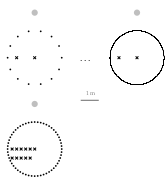

This figure's gnuplot source:
#!/usr/bin/gnuplot
#
# Figure 5.7: Experimental setup for coloration experiment.
#
# AUTHOR:   Hagen Wierstorf
# SOFTWARE: gnuplot 5.0 patchlevel 3

reset
set macros
set loadpath '../../gnuplot' 'data'

load 'latex.cfg'
load 'localization.cfg'
load 'array.cfg'
load 'noborder.cfg'

set terminal epslatex size 5cm,5.5cm color colortext @footnotesize
set output 'fig5_07.tex'

set style line 1 lc rgb 'black' pt 2 ps 0.75 lw 1

unset key
set size ratio -1

set tmargin 0
set bmargin 0

unset tics
unset xlabel
unset ylabel

set xrange [-1.55:1.55]
set yrange [-2.1:2.6]

# === start plotting =====================================================
set multiplot layout 2,2

# --- 1 ---
set lmargin 0.5
set rmargin 3
# WFS point source, 14 secondary sources
plot 'array_nls14.txt'                  @array_active ps 0.5 w p,\
     'listener_positions1.txt'          w p ls 1, \
     set_point_source(0,2.5)            @point_source

# --- 2 ---
set lmargin 3
set rmargin 0.5
# WFS point source, 3584 secondary sources
plot 'array.txt'                        @array_active w l,\
     'listener_positions1.txt'          w p ls 1, \
     set_point_source(0,2.5)            @point_source

# --- 3 ---
set lmargin 0.5
set rmargin 3
# WFS point source, 56 secondary sources
plot 'array_nls56.txt'                  @array_active ps 0.5 w p,\
     'listener_positions2.txt'          w p ls 1, \
     set_point_source(0,2.5)            @point_source

# --- 4 ---
set arrow from -2.05,2.7 to -1.05,2.7 nohead front ls 101 lw 4
set label '\tiny $1$\,m' at -1.525,3.1 center front tc ls 101
set label '\ft \ldots' at -1.75,5 center front
plot 1/0

unset multiplot

call 'plot.plt' 'fig5_07'
